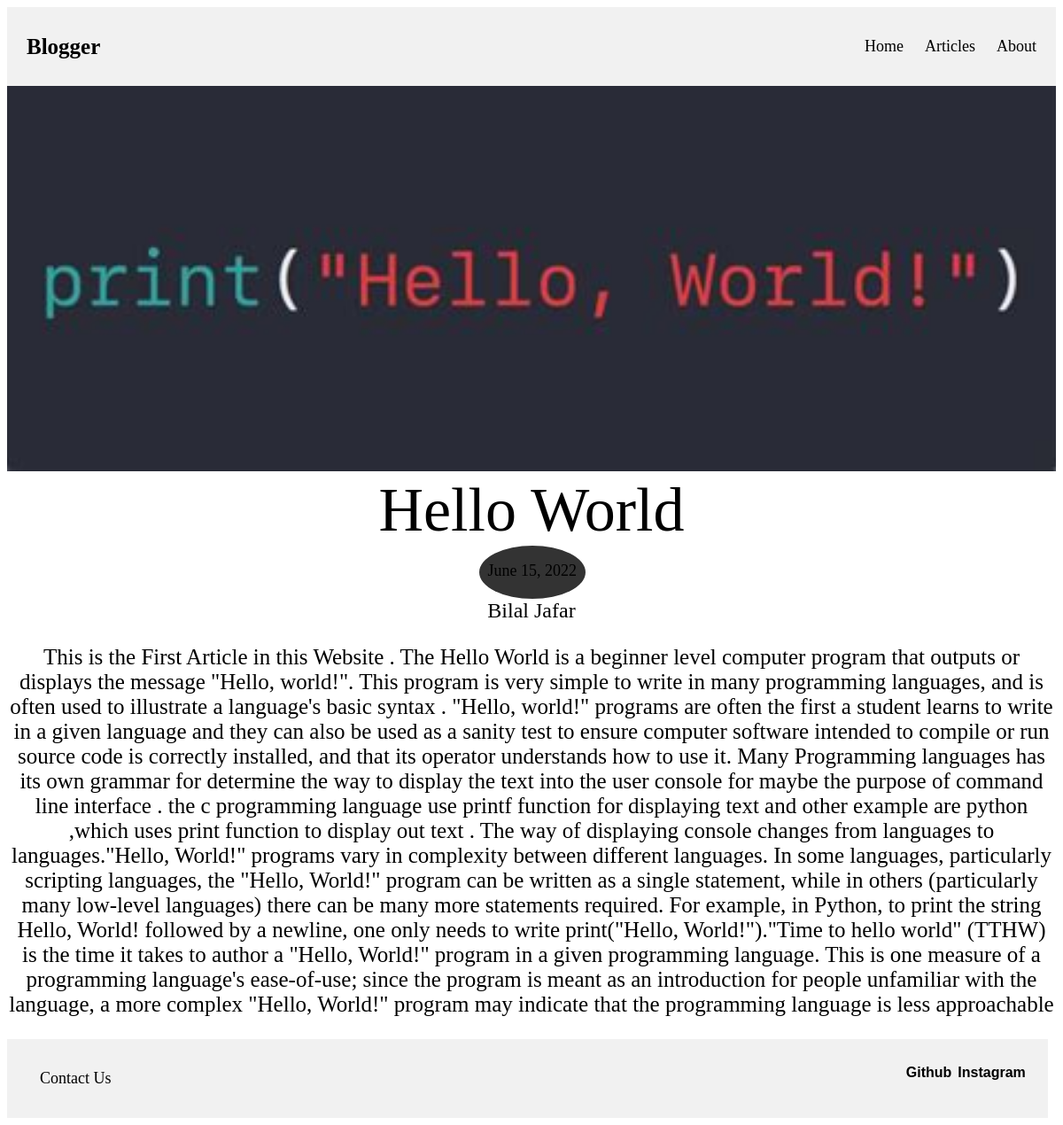
/article/hello-world, run on an earlier commit of the app's database.
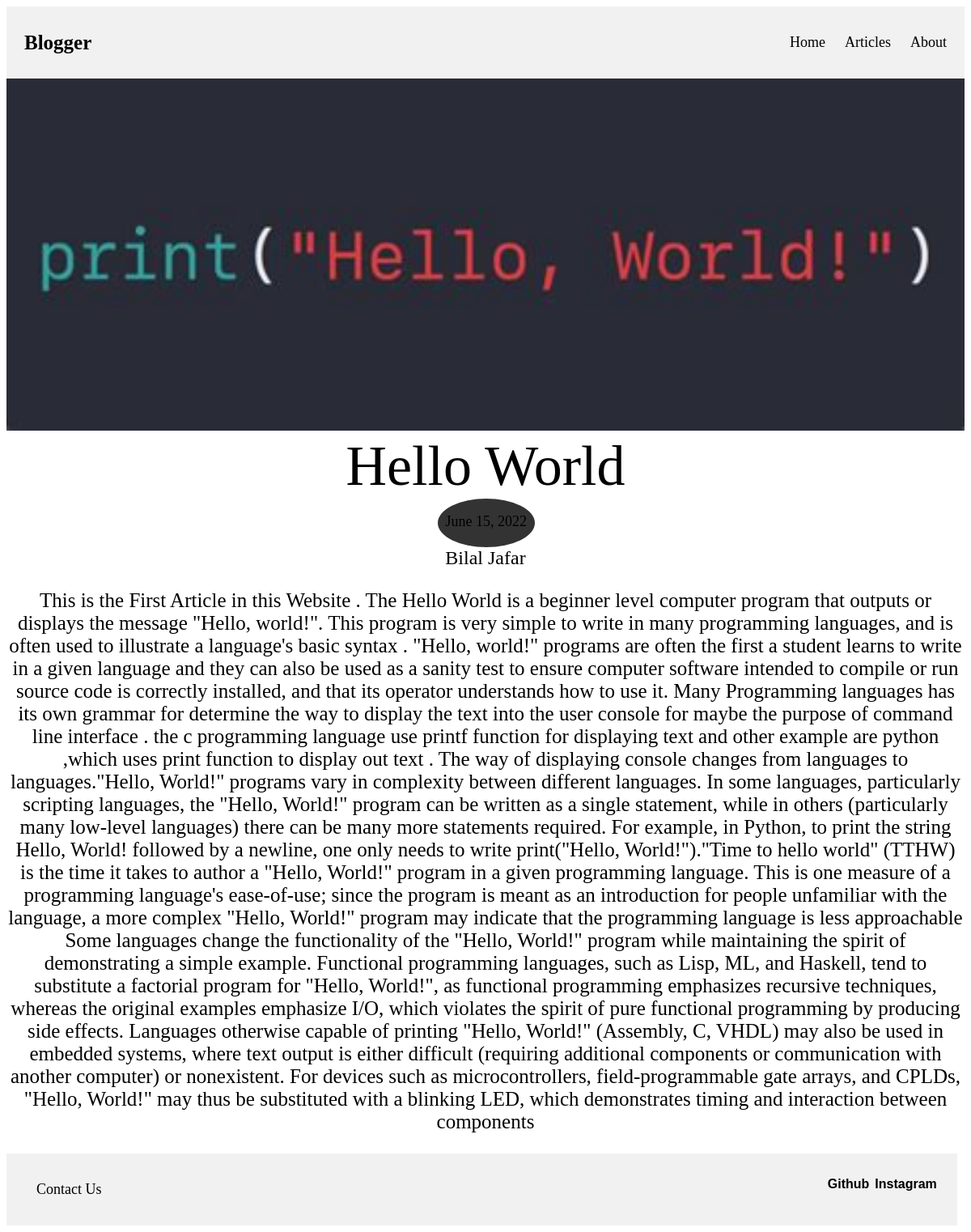
And on a later commit of the database.
### article/models.py (models this page shows, shortened)
class Article(models.Model):
    title = models.CharField(max_length=30)
    author = models.CharField(max_length=50)
    slug = models.SlugField()
    description = models.TextField()
    date = models.DateField()
    image = models.ImageField()

### article/views.py (the view)
# urls.py: path('<slug>',views.article_page)
def article_page(request , slug):
    article = Article.objects.get(slug=slug)
    return render(request, "article_page.html", {'article':article})

### article/templates/article_page.html
{% extends 'main_website.html' %}
{% block content %}
<div class="article">
    <img class="article_image" src={{ article.image.url }}>
    <div class="article_title">{{ article.title }}</div>
        <div class="date_position" >
            <div class="article_date_box">
                <p class="article_date">{{ article.date }}</p>
            </div>
        </div>
        <div class="article_author">{{ article.author }}</div>
        <p class="article_desc">{{ article.description }}</p>
</div>
{% endblock %}

What changed in the data, as far as the page shows it:
changed Article "Hello World": description "…language is less approachable" → "…language is less approachable Some languages change the functionality of the \"Hello, World!\" program while maintaining the spirit of demonstrating a simple example. Functional programming languages, such as Lisp, ML, and Haskell, tend to substitute a factorial program for \"Hello, World!\", as functional programming emphasizes recursive techniques, whereas the original examples emphasize I/O, which violates the spirit of pure functional programming by producing side effects. Languages otherwise capable of printing \"Hello, World!\" (Assembly, C, VHDL) may also be used in embedded systems, where text output is either difficult (requiring additional components or communication with another…"
